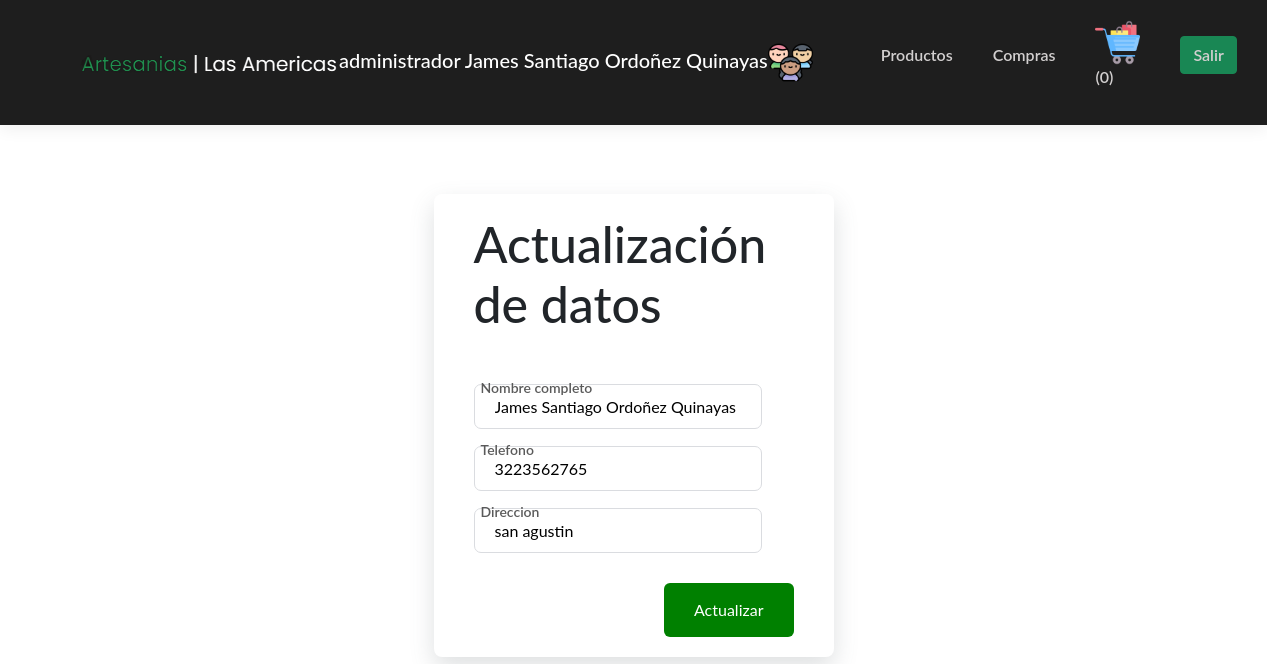
Page /comprador/actualizarComprador.php (signed in) on the committed database.
### tables this page shows
CREATE TABLE `usuario` (
  `pk_identificacion` int(11) NOT NULL,
  `nombre_user` varchar(70) NOT NULL,
  `telefono_user` varchar(50) NOT NULL,
  `correo` varchar(50) NOT NULL,
  `tipo_usuario` enum('artesano','comprador','administrador','') NOT NULL,
  `direccion_user` varchar(50) NOT NULL,
  `password_u` varchar(60) NOT NULL
);

### comprador/actualizarComprador.php (the view, shortened to what this page needs)
<?php
include 'menuComprador.php';
?>
<!DOCTYPE html>
<html lang="en">
<head>
    <link href="https://cdn.jsdelivr.net/npm/bootstrap@5.0.2/dist/css/bootstrap.min.css" rel="stylesheet">
</head>
<body>
    <?php
    try{
        $sql="SELECT * FROM usuario WHERE pk_identificacion=$cedula";
        $resultado=$conectar->prepare($sql);
        $resultado->execute(array());
        while($consulta=$resultado->fetch(PDO::FETCH_ASSOC)){
            ?>
    <div class="signupFrm" style="margin-top: -100px;">
    <form action="actualizarComprador2.php?cod=<?php echo $consulta['pk_identificacion'] ?>" class="form" method="post">
      <h1 class="title">Actualización de datos</h1>
      <div class="inputContainer">
        <input type="text" class="input" placeholder="a" name="txtn" value="<?php echo $consulta['nombre_user'];?>" required>
        <label for="" class="label" style="color:rgb(90,90,90);" >Nombre completo</label>
      </div>
      <div class="inputContainer">
        <input type="text" class="input" placeholder="a" name="txttel" value="<?php echo $consulta['telefono_user'];?>" required>
        <label for="" class="label" style="color:rgb(90,90,90);">Telefono </label>
      </div>
      <div class="inputContainer">
        <input type="text" class="input" placeholder="a" name="txtd" value="<?php echo $consulta['direccion_user'];?>" required>
        <label for="" class="label" style="color:rgb(90,90,90);">Direccion</label>
      </div>
      <input type="submit" class="submitBtn" name="btn1" value="Actualizar">
    </form>
  </div>
            <?php
        }
    }catch(Exception $e){
        die('Error al consultar productos'.$e->getMessage());
    }
    ?>
</body>
</html>

### comprador/actualizarComprador.php (style rules this page uses)
body { box-sizing: border-box; margin: 0; padding: 0; font-family: "lato", sans-serif; }
.signupFrm { display: flex; justify-content: center; align-items: center; height: 100vh; }
.form { width: 400px; border-radius: 8px; padding: 20px 40px; box-shadow: 0 10px 25px rgba(92, 99, 105, .2); }
.title { font-size: 50px; margin-bottom: 50px; }
.inputContainer { position: relative; height: 45px; width: 90%; margin-bottom: 17px; }
.input { position: absolute; top: 0px; left: 0px; height: 100%; width: 100%; border: 1px solid #DADCE0; border-radius: 7px; font-size: 16px; padding: 0 20px; outline: none; background: none; z-index: 1; }
::placeholder { color: transparent; }
.label { position: absolute; top: 15px; left: 15px; padding: 0 4px; color: black; font-size: 16px; transition: 0.5s; z-index: 0; }
.submitBtn { display: block; margin-left: auto; padding: 15px 30px; border: none; background-color: green; color: white; border-radius: 6px; cursor: pointer; font-size: 16px; margin-top: 30px; }
.input:not(:placeholder-shown)+ .label { top: -7px; left: 3px; z-index: 10; font-size: 14px; font-weight: 600; }

### rows in the picture
usuario: txtn "James Santiago Ordoñez Quinayas", txttel "3223562765", txtd "san agustin"

### other values in the picture
$tipo_usuario "administrador"
$nombre "James Santiago Ordoñez Quinayas"
